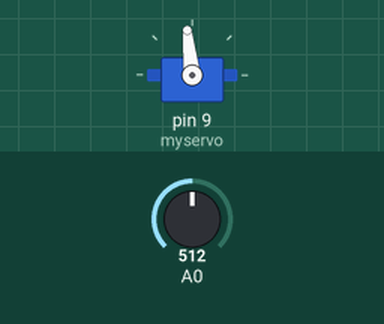
A sketch run on a simulated Arduino Uno, built with avr-gcc and run on an emulated ATmega328P. Parts: servo. Inputs (shaded band) come from the test bench; at power-on: A0 = 512. What the sketch prints to the serial monitor is not drawn.

Above: at 3.2 s.
3.3 s: A0 set to 0
At 5.86 s:
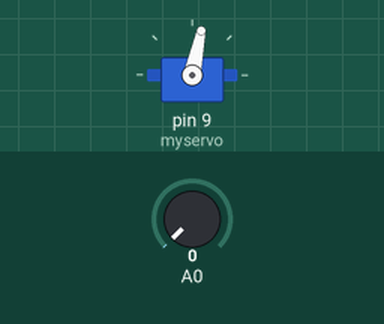
6.3 s: A0 set to 716
9.3 s: A0 set to 0
12.3 s: A0 set to 122
Timing chart, 0 to 16.0 s (numbered marks = the images above; inputs shaded):
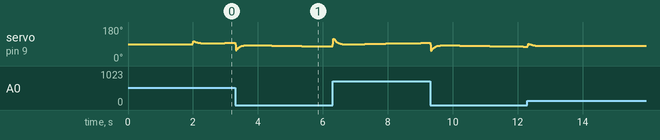

Measured:
- by itself, servo on pin 9 (myservo): rises from 76° to 92° in 0.02 s, then falls to 80° in 2.1 s

The sketch:

perturbacaoConstante.ino
```cpp
#include <Servo.h>
#define sensor A0
Servo myservo;
//Definicao de variaveis
double uK, infraVermelho, distance_cm_ant = 0, distance_cm = 0, distancia = 0, distancia_ant = 0, tempo;
double xss1 = 0, xss2 = 0, uss = 0;

//Referência que queremos que o sistema se estabilize
double distRefCm = 0;

double xhatc1 = 0, xhatc2 = 0, xp1 = 0, xp2 = 0;
double dhat = 0;
double dp = 0;
double MatC1 = 1, MatC2 = 0;
double volts;

//Ganhos do observador e do regulador
double K1 = 3.6784, K2 = 2.2241;
//double Kep1 = 0.3492, Kep2 = 0.8210;
double Kec1 = 0.4428, Kec2 = 12.4096, Kec3 = 7.4439;

//Ganhos da intro de ref
double Nx1 = 1, Nx2 = 0;
double Nu = 0;

//Parametros do modelo
double Phi11 = 1, Phi12 = 0.005, Phi21 = 0, Phi22 = 1;
double Gamma1 = 0.00002, Gamma2 = 0.0081;

//Periodo de amostragem
double Ta = 0.005;

void setup() {
  Serial.begin(2000000);
  myservo.attach(9);  // attaches the servo on pin 9 to the servo object
  myservo.write(90);
  delay(2000);
}

void loop() {
  tempo = micros();

  // Calculando xss e uss
  xss1 = Nx1*distRefCm;
  xss2 = Nx2*distRefCm;
  uss = Nu*distRefCm;

  //Lendo sensor
  infraVermelho = analogRead(A0);
  volts = infraVermelho * 0.0048828125;

  //Filtro Passa Baixa
  distancia_ant = distancia;
  distancia = (32.263 * pow(2.71828182,-0.791*volts)-15.00)/100;
  distance_cm_ant = distance_cm;
  distance_cm = 0.9512*distance_cm_ant + 0.02439*distancia + 0.02439 * distancia_ant;

  //Observador de estados - Correcao
  xhatc1 = xp1 + Kec1*(distance_cm - (MatC1*xp1));
  xhatc2 = xp2 + Kec2*(distance_cm - (MatC1*xp1));
  dhat = dp + Kec3*(distance_cm - (MatC1*xp1));

  //Calculo da acao de controle
  uK = (-K1*(xhatc1-xss1) + (-K2*xhatc2) - dhat*0)*180/3.1415;

  //Saturando controle
  uK = max(uK,-45); uK = min(uK, 90);

  //Observador de estados - Predicao
  xp1 = (Phi11*xhatc1 + Phi12*xhatc2) + Gamma1 * uK + Gamma1 * dhat;
  xp2 = (Phi21*xhatc1 + Phi22*xhatc2) + Gamma2 * uK + Gamma2 * dhat;
  dp = dhat;

  //Aplicando controle na planta
  myservo.write((int)uK+90);

  //Printando alguns valores úteis
  Serial.print(uK);
  Serial.print("  ");
  Serial.print(xhatc1);
  Serial.print("  ");
  Serial.print(xhatc2);
  Serial.print("  ");
  Serial.print(xss1);
  Serial.print("  ");
  Serial.println(distance_cm);

  //Esperando pelo prox. T
  while ((micros() - tempo)/1E6 < Ta){ }//em s
}
```
